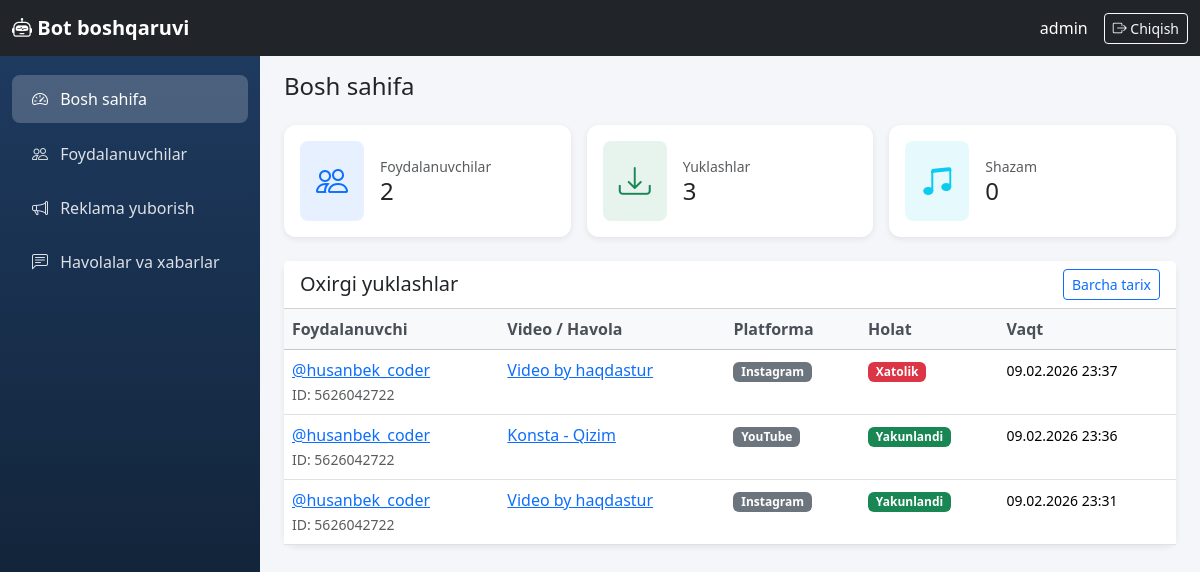
Page /boshqaruv/ (signed in) on the earlier database version.
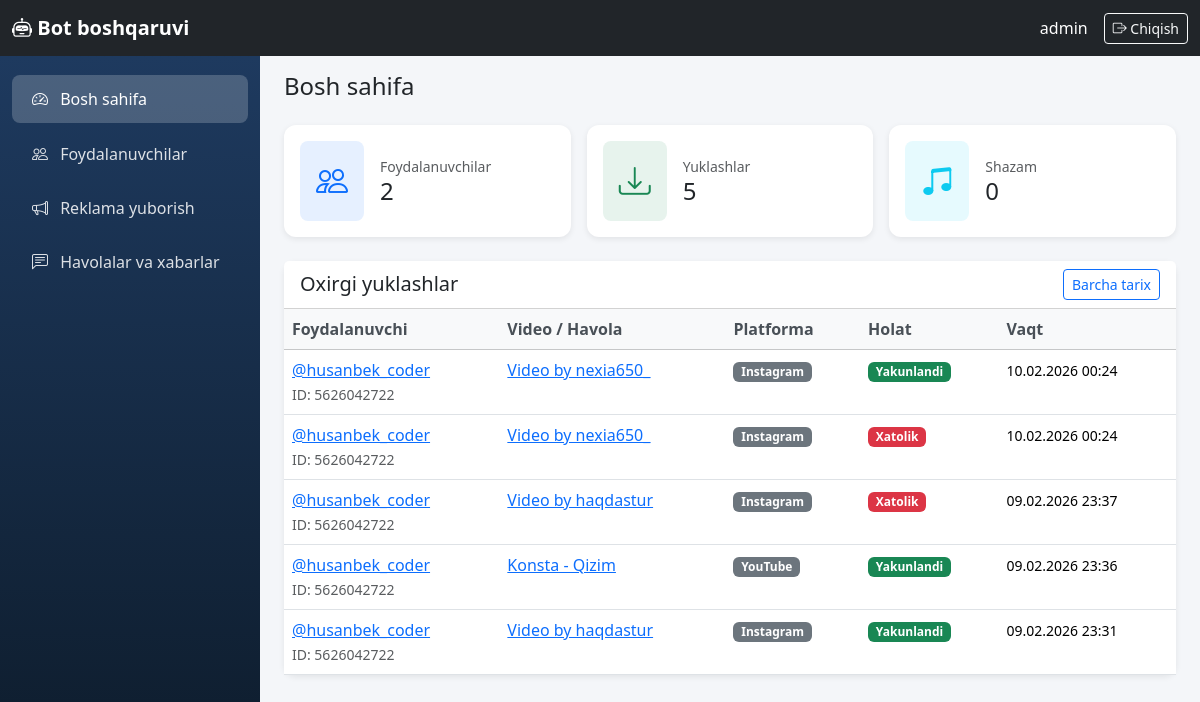
Same page on the later database version.
### core/models.py (models this page shows, shortened)
class DownloadHistory(models.Model):
    STATUS_CHOICES = [
        ('pending', 'Kutilmoqda'),
        ('processing', 'Ishlanmoqda'),
        ('completed', 'Yakunlandi'),
        ('failed', 'Xatolik'),
    ]
    PLATFORM_CHOICES = [
        ('youtube', 'YouTube'),
        ('instagram', 'Instagram'),
        ('tiktok', 'TikTok'),
        ('snapchat', 'Snapchat'),
        ('likee', 'Likee'),
        ('other', 'Boshqa'),
    ]
    user = models.ForeignKey(
        TelegramUser,
        on_delete=models.CASCADE,
        related_name='downloads',
        verbose_name='Foydalanuvchi',
    )
    video_url = models.URLField(max_length=500, verbose_name='Video havolasi')
    video_title = models.CharField(max_length=500, verbose_name='Video nomi')
    platform = models.CharField(max_length=20, choices=PLATFORM_CHOICES, default='other', verbose_name='Platforma')
    format_label = models.CharField(max_length=50, verbose_name='Format')
    status = models.CharField(max_length=20, choices=STATUS_CHOICES, default='pending', verbose_name='Holat')
    file_size = models.BigIntegerField(null=True, blank=True, verbose_name='Fayl hajmi (bayt)')
    error_message = models.TextField(blank=True, null=True, verbose_name='Xatolik xabari')
    downloaded_at = models.DateTimeField(auto_now_add=True, verbose_name='Yuklangan vaqt')
    completed_at = models.DateTimeField(null=True, blank=True, verbose_name='Yakunlangan vaqt')
    class Meta:
        verbose_name = 'Yuklash tarixi'
        verbose_name_plural = 'Yuklash tarixi'
        ordering = ['-downloaded_at']

class TelegramUser(models.Model):
    telegram_id = models.BigIntegerField(unique=True, verbose_name='Telegram ID')
    username = models.CharField(max_length=255, blank=True, null=True, verbose_name='Username')
    first_name = models.CharField(max_length=255, verbose_name='Ism')
    last_name = models.CharField(max_length=255, blank=True, null=True, verbose_name='Familiya')
    created_at = models.DateTimeField(auto_now_add=True, verbose_name='Ro\'yxatdan o\'tgan vaqt')
    last_active = models.DateTimeField(auto_now=True, verbose_name='Oxirgi faollik')
    download_count = models.PositiveIntegerField(default=0, verbose_name='Yuklashlar soni')
    is_premium = models.BooleanField(default=False, verbose_name='Premium')
    is_banned = models.BooleanField(default=False, verbose_name='Bloklangan')
    class Meta:
        verbose_name = 'Foydalanuvchi'
        verbose_name_plural = 'Foydalanuvchilar'
        ordering = ['-last_active']
    def __str__(self):
        if self.username:
            return f'@{self.username}'
        return self.first_name

### dashboard/views.py (the view)
# urls.py: path('boshqaruv/', views.home_view, name='home'),
@login_required(login_url='dashboard:login')
def home_view(request):
    total_users = TelegramUser.objects.count()
    total_downloads = DownloadHistory.objects.count()
    total_shazam = ShazamLog.objects.count()
    recent_downloads = DownloadHistory.objects.select_related('user').order_by('-downloaded_at')[:15]
    context = {
        'total_users': total_users,
        'total_downloads': total_downloads,
        'total_shazam': total_shazam,
        'recent_downloads': recent_downloads,
    }
    return render(request, 'dashboard/home.html', context)

### templates/dashboard/home.html (shortened to what this page needs)
{% extends 'dashboard/base.html' %}
{% block content %}
<h1 class="h4 mb-4">Bosh sahifa</h1>
<div class="row g-3 mb-4">
    <div class="col-md-4">
        <div class="card stat-card h-100">
            <div class="card-body d-flex align-items-center">
                <div class="rounded-3 bg-primary bg-opacity-10 p-3 me-3">
                    <i class="bi bi-people text-primary" style="font-size: 2rem;"></i>
                </div>
                <div>
                    <div class="text-muted small">Foydalanuvchilar</div>
                    <div class="h4 mb-0">{{ total_users }}</div>
                </div>
            </div>
        </div>
    </div>
    <div class="col-md-4">
        <div class="card stat-card h-100">
            <div class="card-body d-flex align-items-center">
                <div class="rounded-3 bg-success bg-opacity-10 p-3 me-3">
                    <i class="bi bi-download text-success" style="font-size: 2rem;"></i>
                </div>
                <div>
                    <div class="text-muted small">Yuklashlar</div>
                    <div class="h4 mb-0">{{ total_downloads }}</div>
                </div>
            </div>
        </div>
    </div>
    <div class="col-md-4">
        <div class="card stat-card h-100">
            <div class="card-body d-flex align-items-center">
                <div class="rounded-3 bg-info bg-opacity-10 p-3 me-3">
                    <i class="bi bi-music-note-beamed text-info" style="font-size: 2rem;"></i>
                </div>
                <div>
                    <div class="text-muted small">Shazam</div>
                    <div class="h4 mb-0">{{ total_shazam }}</div>
                </div>
            </div>
        </div>
    </div>
</div>
<div class="card">
    <div class="card-header bg-white d-flex justify-content-between align-items-center">
        <h5 class="mb-0">Oxirgi yuklashlar</h5>
        <a href="{% url 'dashboard:history' %}" class="btn btn-sm btn-outline-primary">Barcha tarix</a>
    </div>
    <div class="card-body p-0">
        <div class="table-responsive">
            <table class="table table-hover mb-0">
                <thead class="table-light">
                    <tr>
                        <th>Foydalanuvchi</th>
                        <th>Video / Havola</th>
                        <th>Platforma</th>
                        <th>Holat</th>
                        <th>Vaqt</th>
                    </tr>
                </thead>
                <tbody>
                    {% for d in recent_downloads %}
                    <tr>
                        <td>
                            <a href="{% url 'dashboard:user_detail' d.user.pk %}">{{ d.user }}</a>
                            <br><small class="text-muted">ID: {{ d.user.telegram_id }}</small>
                        </td>
                        <td class="link-cell" title="{{ d.video_url }}">
                            <a href="{{ d.video_url }}" target="_blank" rel="noopener">{{ d.video_title|truncatewords:6 }}</a>
                        </td>
                        <td><span class="badge platform-badge bg-secondary">{{ d.get_platform_display }}</span></td>
                        <td>
                            {% if d.status == 'completed' %}<span class="badge bg-success">Yakunlandi</span>
                            {% elif d.status == 'failed' %}<span class="badge bg-danger">Xatolik</span>
                            {% else %}<span class="badge bg-warning text-dark">{{ d.get_status_display }}</span>{% endif %}
                        </td>
                        <td><small>{{ d.downloaded_at|date:"d.m.Y H:i" }}</small></td>
                    </tr>
                    {% empty %}
                    <tr><td colspan="5" class="text-center text-muted py-4">Hali yuklashlar yoʻq</td></tr>
                    {% endfor %}
                </tbody>
            </table>
        </div>
    </div>
</div>
{% endblock %}

### templates/dashboard/base.html (shortened to what this page needs)
{% load static %}
<!DOCTYPE html>
<html lang="uz">
<head>
    <link href="https://cdn.jsdelivr.net/npm/bootstrap@5.3.2/dist/css/bootstrap.min.css" rel="stylesheet">
    <link href="https://cdn.jsdelivr.net/npm/bootstrap-icons@1.11.1/font/bootstrap-icons.css" rel="stylesheet">
</head>
<body>
    <nav class="navbar navbar-expand-lg navbar-dark bg-dark fixed-top">
        <div class="container-fluid">
            <a class="navbar-brand" href="{% url 'dashboard:home' %}">
                <i class="bi bi-robot"></i> Bot boshqaruvi
            </a>
            <div class="d-flex align-items-center">
                <span class="text-white me-3">{{ request.user.username }}</span>
                <a href="{% url 'dashboard:logout' %}" class="btn btn-outline-light btn-sm">
                    <i class="bi bi-box-arrow-right"></i> Chiqish
                </a>
            </div>
        </div>
    </nav>
    <aside class="sidebar">
        <nav class="nav flex-column">
            <a class="nav-link {% if request.resolver_match.url_name == 'home' %}active{% endif %}" href="{% url 'dashboard:home' %}">
                <i class="bi bi-speedometer2"></i> Bosh sahifa
            </a>
            <a class="nav-link {% if request.resolver_match.url_name == 'users' or request.resolver_match.url_name == 'user_detail' %}active{% endif %}" href="{% url 'dashboard:users' %}">
                <i class="bi bi-people"></i> Foydalanuvchilar
            </a>
            <a class="nav-link {% if request.resolver_match.url_name == 'broadcast' %}active{% endif %}" href="{% url 'dashboard:broadcast' %}">
                <i class="bi bi-megaphone"></i> Reklama yuborish
            </a>
            <a class="nav-link {% if request.resolver_match.url_name == 'history' %}active{% endif %}" href="{% url 'dashboard:history' %}">
                <i class="bi bi-chat-left-text"></i> Havolalar va xabarlar
            </a>
        </nav>
    </aside>
    <main class="main-content">
        {% block content %}{% endblock %}
    </main>
</body>
</html>

### templates/dashboard/base.html (style rules this page uses)
:root { --sidebar-width: 260px; --navbar-height: 56px; }
body { min-height: 100vh; background: #f4f6f9; }
.navbar-brand { font-weight: 700; }
.sidebar { width: var(--sidebar-width); min-height: calc(100vh - var(--navbar-height)); background: linear-gradient(180deg, #1e3a5f 0%, #0d1b2a 100%); position: fixed; left: 0; top: var(--navbar-height); z-index: 100; padding-top: 1rem; }
.sidebar .nav-link { color: rgba(255,255,255,0.85); padding: 0.75rem 1.25rem; border-radius: 0.5rem; margin: 0.2rem 0.75rem; }
.sidebar .nav-link.active { background: rgba(255,255,255,0.2); color: #fff; }
.sidebar .nav-link i { margin-right: 0.5rem; width: 1.25rem; }
.main-content { margin-left: var(--sidebar-width); padding: 1.5rem; padding-top: calc(var(--navbar-height) + 1rem); }
.card { border: none; box-shadow: 0 0.125rem 0.375rem rgba(0,0,0,0.08); border-radius: 0.75rem; }
.stat-card { transition: transform 0.2s; }
.table th { font-weight: 600; color: #495057; }
.link-cell { max-width: 280px; overflow: hidden; text-overflow: ellipsis; white-space: nowrap; }
.platform-badge { font-size: 0.75rem; }

Differences in the rows shown:
added DownloadHistory: user "@husanbek_coder", user.telegram_id "5626042722", video_title "Video by nexia650_", platform "Instagram", status "Yakunlandi", downloaded_at "10.02.2026 00:24"
added DownloadHistory: user "@husanbek_coder", user.telegram_id "5626042722", video_title "Video by nexia650_", platform "Instagram", status "Xatolik", downloaded_at "10.02.2026 00:24"
Other differences:
{{ total_downloads }}: "3" → "5"
